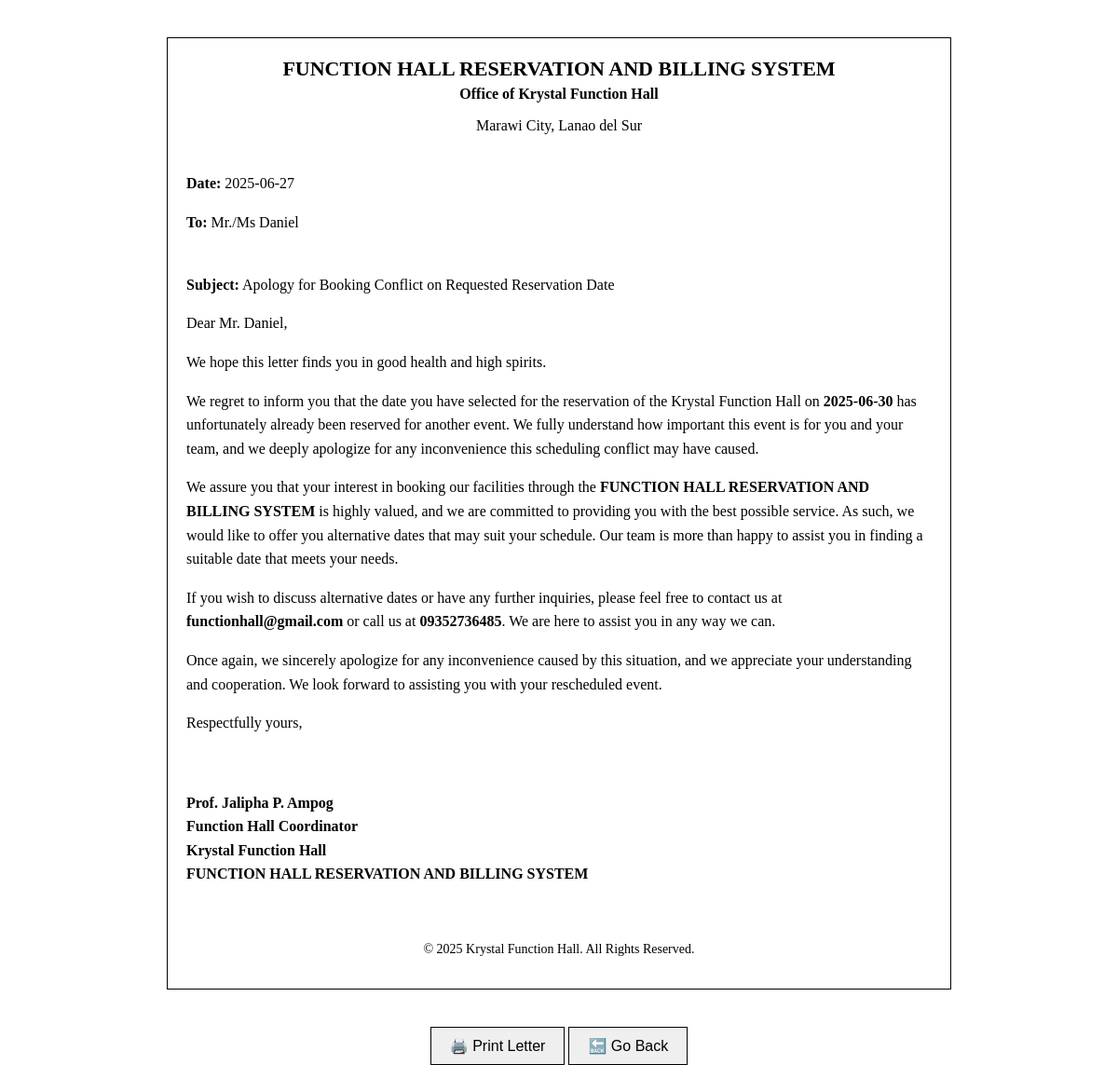
Page /static/apology.php?event=280&event-name=Ramadhan Eid (signed in) on the committed database.
### tables this page shows
CREATE TABLE `events` (
  `id` int(11) NOT NULL,
  `date` date NOT NULL,
  `Expdate` date DEFAULT NULL,
  `events` varchar(50) NOT NULL,
  `Status` varchar(11) DEFAULT NULL,
  `code` varchar(20) NOT NULL,
  `currents_dates` date NOT NULL DEFAULT current_timestamp(),
  `Duration` varchar(11) DEFAULT NULL,
  `Amount` int(20) NOT NULL,
  `MoC` int(20) NOT NULL,
  `sort` int(11) NOT NULL,
  `Customer_id` int(11) DEFAULT NULL,
  `User_id` int(7) DEFAULT NULL
);

CREATE TABLE `customer` (
  `Customer_id` int(11) NOT NULL,
  `Fullname` varchar(50) NOT NULL,
  `Lastname` varchar(30) NOT NULL,
  `Affiliation` varchar(50) NOT NULL,
  `Phone No` varchar(11) NOT NULL,
  `Email` varchar(50) NOT NULL,
  `middle` varchar(20) NOT NULL,
  `gender` varchar(12) NOT NULL,
  `Username` varchar(50) NOT NULL,
  `Password` varchar(50) NOT NULL,
  `Status` int(11) NOT NULL
);

### static/model/class_model.php (called while the page is built, shortened)
<?php
	class class_model{
		public $host = db_host;
		public $user = db_user;
		public $pass = db_pass;
		public $dbname = db_name;
		public $conn;
		private function connect(){
			$this->conn = new mysqli($this->host, $this->user, $this->pass, $this->dbname);
		}
		  public function fetchAll_customer($ids){
            $sql = "SELECT * FROM customer WHERE `Customer_id` = ?";
				$stmt = $this->conn->prepare($sql);
			    $stmt->bind_param("i", $ids);
				$stmt->execute();
				$result = $stmt->get_result();
		        $data = array();
		         while ($row = $result->fetch_assoc()) {
		                   $data[] = $row;
		            }
		         return $data;
		  }
			}
?>

### static/apology.php (the view, shortened to what this page needs)
<!DOCTYPE html>
<html lang="en">
<head>
</head>
<body>
  <?php
require 'model/class_model.php';
             require_once 'model/config/connection2.php';
                    $GET_id = intval($_GET['event']);
                    $folder_name = $_GET['event-name'];
                    $sql = "SELECT * FROM `events` WHERE `id`= ? AND `events` = ?";
                    $stmt = $conn->prepare($sql);
                    $stmt->bind_param("is", $GET_id, $folder_name);
                    $stmt->execute();
                    $result = $stmt->get_result();
                    while ($row = $result->fetch_assoc()) {
  ?>
  <div class="container">
    <div class="header">
      <h2>FUNCTION HALL RESERVATION AND BILLING SYSTEM</h2>
      <h3>Office of Krystal Function Hall</h3>
      <p>Marawi City, Lanao del Sur</p>
    </div>
    <div class="content">
      <p><strong>Date:</strong> <?= $row['currents_dates'] ?></p>
      <p><strong>To:</strong> Mr./Ms <?php
      $ids = $row['Customer_id'];
      $conn = new class_model();
        $custo = $conn->fetchAll_customer($ids);
       foreach ( $custo as $riw){
        echo $riw['Fullname'];
        $name =$riw['Fullname'];
       ?><br>
    <br>
      <p><strong>Subject:</strong> Apology for Booking Conflict on Requested Reservation Date</p>
      <p>Dear Mr. <?=  $name?>,</p>
      <p>We hope this letter finds you in good health and high spirits.</p>
      <p>We regret to inform you that the date you have selected for the reservation of the Krystal Function Hall on <strong><?= $row['date'] ?></strong> has unfortunately already been reserved for another event. We fully understand how important this event is for you and your team, and we deeply apologize for any inconvenience this scheduling conflict may have caused.</p>
      <p>We assure you that your interest in booking our facilities through the <strong>FUNCTION HALL RESERVATION AND BILLING SYSTEM</strong> is highly valued, and we are committed to providing you with the best possible service. As such, we would like to offer you alternative dates that may suit your schedule. Our team is more than happy to assist you in finding a suitable date that meets your needs.</p>
      <p>If you wish to discuss alternative dates or have any further inquiries, please feel free to contact us at <strong>functionhall@gmail.com</strong> or call us at <strong>09352736485</strong>. We are here to assist you in any way we can.</p>
      <p>Once again, we sincerely apologize for any inconvenience caused by this situation, and we appreciate your understanding and cooperation. We look forward to assisting you with your rescheduled event.</p>
      <p>Respectfully yours,</p>
      <div class="signature">
        <p><strong>Prof. Jalipha P. Ampog</strong><br>
        Function Hall Coordinator<br>
        Krystal Function Hall<br>
        <strong>FUNCTION HALL RESERVATION AND BILLING SYSTEM</strong></p>
      </div>
    </div>
<?php } ?>
    <div class="footer">
      <p>&copy; 2025 Krystal Function Hall. All Rights Reserved.</p>
    </div>
  </div>
  <div class="no-print">
    <button onclick="window.print()">🖨️ Print Letter</button>
     <button onclick="window.history.back()">🔙 Go Back</button>
  </div>
  <?php } ?>
</body>
</html>

### static/apology.php (style rules this page uses)
body { font-family: 'Times New Roman', Times, serif; margin: 0; padding: 0; }
.container { max-width: 800px; margin: 40px auto; padding: 20px; border: 1px solid black; background-color: white; }
.header { text-align: center; }
.header h2 { margin: 0; font-size: 22px; }
.header h3 { margin: 5px 0; font-size: 16px; }
.content { margin-top: 40px; line-height: 1.6; }
.content p { font-size: 16px; }
.footer { margin-top: 60px; text-align: center; font-size: 14px; }
.signature { margin-top: 60px; }
.signature p { font-size: 16px; font-weight: bold; }
.no-print { text-align: center; margin-top: 30px; }
.no-print button { border: 1px solid black; padding: 10px 20px; font-size: 16px; cursor: pointer; }

### rows in the picture
events: currents_dates "2025-06-27", date "2025-06-30"
customer: Fullname "Daniel"
